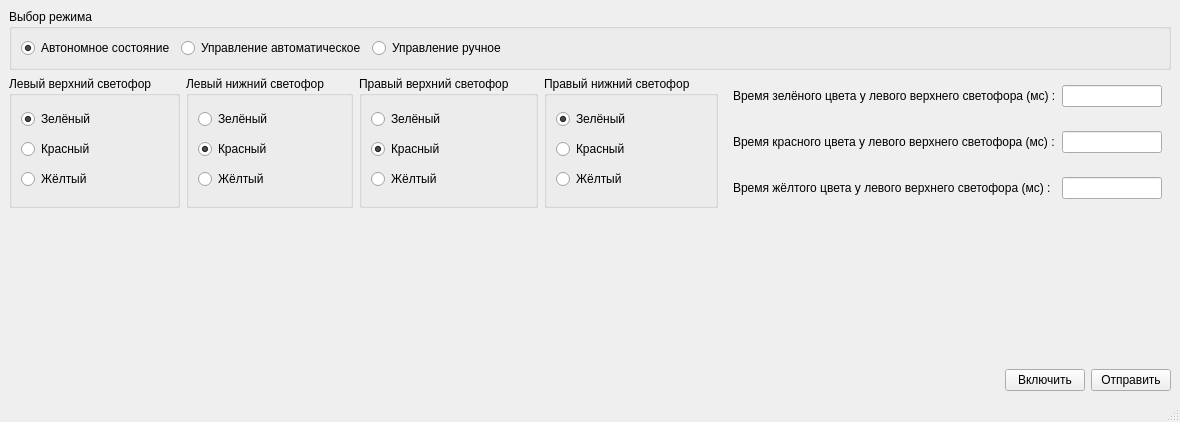
<?xml version="1.0" encoding="UTF-8"?>
<ui version="4.0">
 <class>MainWindow</class>
 <widget class="QMainWindow" name="MainWindow">
  <property name="geometry">
   <rect>
    <x>0</x>
    <y>0</y>
    <width>946</width>
    <height>422</height>
   </rect>
  </property>
  <property name="windowTitle">
   <string>Пульт</string>
  </property>
  <widget class="QWidget" name="centralwidget">
   <layout class="QVBoxLayout" name="verticalLayout_6">
    <item>
     <widget class="QGroupBox" name="groupBoxModes">
      <property name="title">
       <string>Выбор режима</string>
      </property>
      <layout class="QHBoxLayout" name="horizontalLayout">
       <item>
        <widget class="QRadioButton" name="radioButtonStandAlone">
         <property name="text">
          <string>Автономное состояние</string>
         </property>
         <property name="checked">
          <bool>true</bool>
         </property>
         <attribute name="buttonGroup">
          <string notr="true">buttonGroupModes</string>
         </attribute>
        </widget>
       </item>
       <item>
        <widget class="QRadioButton" name="radioButtonAuto">
         <property name="text">
          <string>Управление автоматическое</string>
         </property>
         <attribute name="buttonGroup">
          <string notr="true">buttonGroupModes</string>
         </attribute>
        </widget>
       </item>
       <item>
        <widget class="QRadioButton" name="radioButtonManual">
         <property name="text">
          <string>Управление ручное</string>
         </property>
         <attribute name="buttonGroup">
          <string notr="true">buttonGroupModes</string>
         </attribute>
        </widget>
       </item>
       <item>
        <spacer name="horizontalSpacer">
         <property name="orientation">
          <enum>Qt::Horizontal</enum>
         </property>
         <property name="sizeHint" stdset="0">
          <size>
           <width>40</width>
           <height>20</height>
          </size>
         </property>
        </spacer>
       </item>
      </layout>
     </widget>
    </item>
    <item>
     <layout class="QHBoxLayout" name="horizontalLayout_5">
      <item>
       <layout class="QHBoxLayout" name="horizontalLayout_7">
        <item>
         <widget class="QGroupBox" name="groupBoxLeftTop">
          <property name="title">
           <string>Левый верхний светофор</string>
          </property>
          <layout class="QVBoxLayout" name="verticalLayout">
           <item>
            <widget class="QRadioButton" name="radioButtonGreenLeftTop">
             <property name="text">
              <string>Зелёный</string>
             </property>
             <property name="checked">
              <bool>true</bool>
             </property>
             <attribute name="buttonGroup">
              <string notr="true">buttonGroupLeftTop</string>
             </attribute>
            </widget>
           </item>
           <item>
            <widget class="QRadioButton" name="radioButtonRedLeftTop">
             <property name="text">
              <string>Красный</string>
             </property>
             <attribute name="buttonGroup">
              <string notr="true">buttonGroupLeftTop</string>
             </attribute>
            </widget>
           </item>
           <item>
            <widget class="QRadioButton" name="radioButtonYellowLeftTop">
             <property name="text">
              <string>Жёлтый</string>
             </property>
             <attribute name="buttonGroup">
              <string notr="true">buttonGroupLeftTop</string>
             </attribute>
            </widget>
           </item>
          </layout>
         </widget>
        </item>
        <item>
         <widget class="QGroupBox" name="groupBoxLeftBottom">
          <property name="title">
           <string>Левый нижний светофор</string>
          </property>
          <layout class="QVBoxLayout" name="verticalLayout_2">
           <item>
            <widget class="QRadioButton" name="radioButtonGreenLeftBottom">
             <property name="text">
              <string>Зелёный</string>
             </property>
             <attribute name="buttonGroup">
              <string notr="true">buttonGroupLeftBottom</string>
             </attribute>
            </widget>
           </item>
           <item>
            <widget class="QRadioButton" name="radioButtonRedLeftBottom">
             <property name="text">
              <string>Красный</string>
             </property>
             <property name="checked">
              <bool>true</bool>
             </property>
             <attribute name="buttonGroup">
              <string notr="true">buttonGroupLeftBottom</string>
             </attribute>
            </widget>
           </item>
           <item>
            <widget class="QRadioButton" name="radioButtonYellowLeftBottom">
             <property name="text">
              <string>Жёлтый</string>
             </property>
             <attribute name="buttonGroup">
              <string notr="true">buttonGroupLeftBottom</string>
             </attribute>
            </widget>
           </item>
          </layout>
         </widget>
        </item>
        <item>
         <widget class="QGroupBox" name="groupBoxRightTop">
          <property name="title">
           <string>Правый верхний светофор</string>
          </property>
          <layout class="QVBoxLayout" name="verticalLayout_3">
           <item>
            <widget class="QRadioButton" name="radioButtonGreenRightTop">
             <property name="text">
              <string>Зелёный</string>
             </property>
             <attribute name="buttonGroup">
              <string notr="true">buttonGroupRightTop</string>
             </attribute>
            </widget>
           </item>
           <item>
            <widget class="QRadioButton" name="radioButtonRedRightTop">
             <property name="text">
              <string>Красный</string>
             </property>
             <property name="checked">
              <bool>true</bool>
             </property>
             <attribute name="buttonGroup">
              <string notr="true">buttonGroupRightTop</string>
             </attribute>
            </widget>
           </item>
           <item>
            <widget class="QRadioButton" name="radioButtonYellowRightTop">
             <property name="text">
              <string>Жёлтый</string>
             </property>
             <attribute name="buttonGroup">
              <string notr="true">buttonGroupRightTop</string>
             </attribute>
            </widget>
           </item>
          </layout>
         </widget>
        </item>
        <item>
         <widget class="QGroupBox" name="groupBoxRightBottom">
          <property name="title">
           <string>Правый нижний светофор</string>
          </property>
          <layout class="QVBoxLayout" name="verticalLayout_4">
           <item>
            <widget class="QRadioButton" name="radioButtonGreenRightBottom">
             <property name="text">
              <string>Зелёный</string>
             </property>
             <property name="checked">
              <bool>true</bool>
             </property>
             <attribute name="buttonGroup">
              <string notr="true">buttonGroupRightBottom</string>
             </attribute>
            </widget>
           </item>
           <item>
            <widget class="QRadioButton" name="radioButtonRedRightBottom">
             <property name="text">
              <string>Красный</string>
             </property>
             <attribute name="buttonGroup">
              <string notr="true">buttonGroupRightBottom</string>
             </attribute>
            </widget>
           </item>
           <item>
            <widget class="QRadioButton" name="radioButtonYellowRightBottom">
             <property name="text">
              <string>Жёлтый</string>
             </property>
             <attribute name="buttonGroup">
              <string notr="true">buttonGroupRightBottom</string>
             </attribute>
            </widget>
           </item>
          </layout>
         </widget>
        </item>
       </layout>
      </item>
      <item>
       <layout class="QVBoxLayout" name="verticalLayout_5">
        <item>
         <widget class="QWidget" name="wgtTimeGreen" native="true">
          <layout class="QHBoxLayout" name="horizontalLayout_2">
           <item>
            <widget class="QLabel" name="labelTimeGreen">
             <property name="text">
              <string>Время зелёного цвета у левого верхнего светофора (мс) :</string>
             </property>
            </widget>
           </item>
           <item>
            <widget class="QLineEdit" name="lineEditTimeGreen">
             <property name="sizePolicy">
              <sizepolicy hsizetype="Fixed" vsizetype="Fixed">
               <horstretch>0</horstretch>
               <verstretch>0</verstretch>
              </sizepolicy>
             </property>
             <property name="minimumSize">
              <size>
               <width>100</width>
               <height>0</height>
              </size>
             </property>
             <property name="maximumSize">
              <size>
               <width>100</width>
               <height>16777215</height>
              </size>
             </property>
            </widget>
           </item>
          </layout>
         </widget>
        </item>
        <item>
         <widget class="QWidget" name="wgtTimeRed" native="true">
          <layout class="QHBoxLayout" name="horizontalLayout_3">
           <item>
            <widget class="QLabel" name="labelTimeRed">
             <property name="text">
              <string>Время красного цвета у левого верхнего светофора (мс) :</string>
             </property>
            </widget>
           </item>
           <item>
            <widget class="QLineEdit" name="lineEditTimeRed">
             <property name="sizePolicy">
              <sizepolicy hsizetype="Fixed" vsizetype="Fixed">
               <horstretch>0</horstretch>
               <verstretch>0</verstretch>
              </sizepolicy>
             </property>
             <property name="minimumSize">
              <size>
               <width>100</width>
               <height>0</height>
              </size>
             </property>
             <property name="maximumSize">
              <size>
               <width>100</width>
               <height>16777215</height>
              </size>
             </property>
            </widget>
           </item>
          </layout>
         </widget>
        </item>
        <item>
         <widget class="QWidget" name="wgtTimeYellow" native="true">
          <layout class="QHBoxLayout" name="horizontalLayout_4">
           <item>
            <widget class="QLabel" name="labelTimeYellow">
             <property name="text">
              <string>Время жёлтого цвета у левого верхнего светофора (мс) :</string>
             </property>
            </widget>
           </item>
           <item>
            <widget class="QLineEdit" name="lineEditTimeYellow">
             <property name="sizePolicy">
              <sizepolicy hsizetype="Fixed" vsizetype="Fixed">
               <horstretch>0</horstretch>
               <verstretch>0</verstretch>
              </sizepolicy>
             </property>
             <property name="minimumSize">
              <size>
               <width>100</width>
               <height>0</height>
              </size>
             </property>
             <property name="maximumSize">
              <size>
               <width>100</width>
               <height>16777215</height>
              </size>
             </property>
            </widget>
           </item>
          </layout>
         </widget>
        </item>
       </layout>
      </item>
      <item>
       <spacer name="horizontalSpacer_3">
        <property name="orientation">
         <enum>Qt::Horizontal</enum>
        </property>
        <property name="sizeHint" stdset="0">
         <size>
          <width>40</width>
          <height>20</height>
         </size>
        </property>
       </spacer>
      </item>
     </layout>
    </item>
    <item>
     <spacer name="verticalSpacer">
      <property name="orientation">
       <enum>Qt::Vertical</enum>
      </property>
      <property name="sizeHint" stdset="0">
       <size>
        <width>20</width>
        <height>79</height>
       </size>
      </property>
     </spacer>
    </item>
    <item>
     <layout class="QHBoxLayout" name="horizontalLayout_6">
      <item>
       <spacer name="horizontalSpacer_2">
        <property name="orientation">
         <enum>Qt::Horizontal</enum>
        </property>
        <property name="sizeHint" stdset="0">
         <size>
          <width>40</width>
          <height>20</height>
         </size>
        </property>
       </spacer>
      </item>
      <item>
       <widget class="QPushButton" name="pushButtonPower">
        <property name="text">
         <string>Включить</string>
        </property>
       </widget>
      </item>
      <item>
       <widget class="QPushButton" name="pushButtonSend">
        <property name="text">
         <string>Отправить</string>
        </property>
       </widget>
      </item>
     </layout>
    </item>
   </layout>
  </widget>
  <widget class="QMenuBar" name="menubar">
   <property name="geometry">
    <rect>
     <x>0</x>
     <y>0</y>
     <width>946</width>
     <height>22</height>
    </rect>
   </property>
  </widget>
  <widget class="QStatusBar" name="statusbar"/>
 </widget>
 <resources/>
 <connections/>
 <buttongroups>
  <buttongroup name="buttonGroupModes"/>
  <buttongroup name="buttonGroupLeftBottom"/>
  <buttongroup name="buttonGroupRightBottom"/>
  <buttongroup name="buttonGroupLeftTop"/>
  <buttongroup name="buttonGroupRightTop"/>
 </buttongroups>
</ui>
